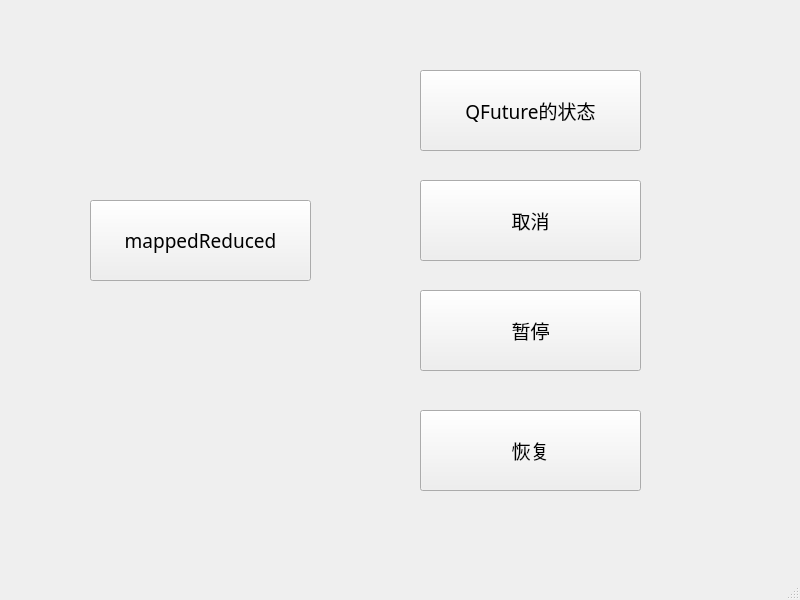
<?xml version="1.0" encoding="UTF-8"?>
<ui version="4.0">
 <class>MainWindow</class>
 <widget class="QMainWindow" name="MainWindow">
  <property name="geometry">
   <rect>
    <x>0</x>
    <y>0</y>
    <width>800</width>
    <height>600</height>
   </rect>
  </property>
  <property name="font">
   <font>
    <family>微软雅黑</family>
    <pointsize>14</pointsize>
   </font>
  </property>
  <property name="windowTitle">
   <string>MainWindow</string>
  </property>
  <widget class="QWidget" name="centralwidget">
   <widget class="QPushButton" name="mappedReducedButton">
    <property name="geometry">
     <rect>
      <x>90</x>
      <y>200</y>
      <width>221</width>
      <height>81</height>
     </rect>
    </property>
    <property name="text">
     <string>mappedReduced</string>
    </property>
   </widget>
   <widget class="QPushButton" name="stateButton">
    <property name="geometry">
     <rect>
      <x>420</x>
      <y>70</y>
      <width>221</width>
      <height>81</height>
     </rect>
    </property>
    <property name="text">
     <string>QFuture的状态</string>
    </property>
   </widget>
   <widget class="QPushButton" name="cancelButton">
    <property name="geometry">
     <rect>
      <x>420</x>
      <y>180</y>
      <width>221</width>
      <height>81</height>
     </rect>
    </property>
    <property name="text">
     <string>取消</string>
    </property>
   </widget>
   <widget class="QPushButton" name="pauseButton">
    <property name="geometry">
     <rect>
      <x>420</x>
      <y>290</y>
      <width>221</width>
      <height>81</height>
     </rect>
    </property>
    <property name="text">
     <string>暂停</string>
    </property>
   </widget>
   <widget class="QPushButton" name="resumeButton">
    <property name="geometry">
     <rect>
      <x>420</x>
      <y>410</y>
      <width>221</width>
      <height>81</height>
     </rect>
    </property>
    <property name="text">
     <string>恢复</string>
    </property>
   </widget>
  </widget>
  <widget class="QMenuBar" name="menubar">
   <property name="geometry">
    <rect>
     <x>0</x>
     <y>0</y>
     <width>800</width>
     <height>26</height>
    </rect>
   </property>
  </widget>
  <widget class="QStatusBar" name="statusbar"/>
 </widget>
 <resources/>
 <connections/>
</ui>
